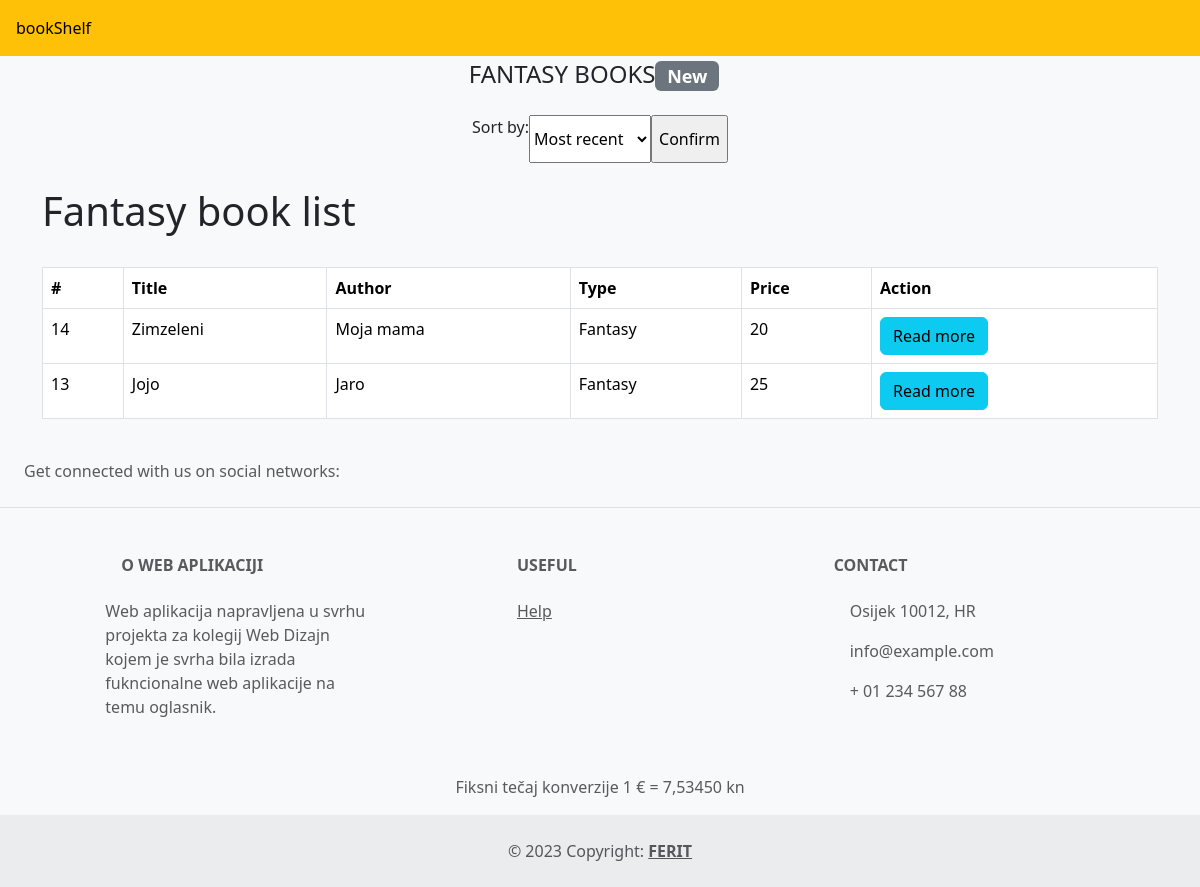
The app's page /oglasnik/fantasyPage.php with its own data.
### tables this page shows
CREATE TABLE `books` (
  `id` int(11) NOT NULL,
  `title` varchar(128) NOT NULL,
  `author` varchar(128) NOT NULL,
  `type` varchar(50) NOT NULL,
  `description` text NOT NULL,
  `price` int(50) NOT NULL,
  `pub_date` date NOT NULL DEFAULT current_timestamp(),
  `creator` varchar(128) NOT NULL,
  `contact` text NOT NULL
);

### oglasnik/fantasyPage.php (the view, shortened to what this page needs)
<!DOCTYPE html>
<html lang="en">
<head>
  <link href="https://cdn.jsdelivr.net/npm/bootstrap@5.3.2/dist/css/bootstrap.min.css" rel="stylesheet">
  <link rel="stylesheet" href="style.css">
</head>
<body class="bg-light">
    <header>
        <div class="row bg-warning p-3">
            <div class="col" id="oglasnikLink">
                <a href="index.php">bookShelf</a>
            </div>
            <div class="col"></div>
            <div class="col"></div>
            <div class="col"></div>
            <div class="col"></div>
            <div class="col"></div>
            <div class="col"></div>
            <div class="col"></div>
            <div class="col"></div>
            <div class="col"></div>
            <div class="col"></div>
            <div class="col"></div>
        </div>
    </header>
  <main>
    <article class="container-fluid mt-1 pagination justify-content-center">
      <h4>FANTASY BOOKS<span class="badge bg-secondary">New</span></h4>
    </article>
    <section class="mt-3">
      <form action="fantasyProcess.php" class="pagination justify-content-center" method="POST">
        <label for="cars">Sort by: </label>
        <select name="cars" id="cars">
          <option value="mostRecent">Most recent</option>
        </select>
        <br><br>
        <input type="submit" value="Confirm">
      </form>
    </section>
    <div class="container">
        <header class="d-flex justify-content-between my-4">
            <h1>Fantasy book list</h1>
        </header>
        <table class="table table-bordered">
            <thead>
                <tr>
                    <th>#</th>
                    <th>Title</th>
                    <th>Author</th>
                    <th>Type</th>
                    <th>Price</th>
                    <th>Action</th>
                </tr>
            </thead>
            <tbody>
                <?php
                include("connectBookDB.php");
                $sql = "SELECT * FROM books WHERE type = 'fantasy' ORDER BY pub_date DESC";
                $result = mysqli_query($conn, $sql);
                while($row = mysqli_fetch_array($result)){
                ?>
                    <tr>
                        <td><?php echo $row["id"] ?></td>
                        <td><?php echo $row["title"] ?></td>
                        <td><?php echo $row["author"] ?></td>
                        <td><?php echo $row["type"] ?></td>
                        <td><?php echo $row["price"] ?></td>
                        <td>
                            <a href="viewBook.php?id=<?php echo $row["id"]; ?>" class="btn btn-info">Read more</a>
                        </td>
                    </tr>
                <?php
                    }
                ?>
            </tbody>
        </table>
    </div>
  </main>
  <footer class="text-center text-lg-start bg-light text-muted">
    <section class="d-flex justify-content-center justify-content-lg-between p-4 border-bottom">
      <div class="me-5 d-none d-lg-block">
        <span>Get connected with us on social networks:</span>
      </div>
      <div>
      </div>
    </section>
    <section class="">
      <div class="container text-center text-md-start mt-5">
        <div class="row mt-3">
          <div class="col-md-3 col-lg-4 col-xl-3 mx-auto mb-4">
            <h6 class="text-uppercase fw-bold mb-4">
              <i class="fas fa-gem me-3"></i>O web aplikaciji
            </h6>
            <p>
              Web aplikacija napravljena u svrhu projekta za kolegij Web Dizajn kojem je svrha bila izrada fukncionalne web aplikacije na temu oglasnik.
            </p>
          </div>
          <div class="col-md-3 col-lg-2 col-xl-2 mx-auto mb-4">
            <h6 class="text-uppercase fw-bold mb-4">
              Useful
            </h6>
            <p>
              <a href="#!" class="text-reset">Help</a>
            </p>
          </div>
          <div class="col-md-4 col-lg-3 col-xl-3 mx-auto mb-md-0 mb-4">
            <h6 class="text-uppercase fw-bold mb-4">Contact</h6>
            <p><i class="fas fa-home me-3"></i> Osijek 10012, HR</p>
            <p>
              info@example.com
            </p>
            <p><i class="fas fa-phone me-3"></i> + 01 234 567 88</p>
          </div>
        </div>
        <p>
          <p class="text-center">Fiksni tečaj konverzije 1 € = 7,53450 kn</p>
        </p>
      </div>
    </section>
    <div class="text-center p-4" style="background-color: rgba(0, 0, 0, 0.05);">
      © 2023 Copyright:
      <a class="text-reset fw-bold" href="https://www.ferit.unios.hr/">FERIT</a>
    </div>
  </footer>
</body>
</html>

### records on screen
books: id "14", title "Zimzeleni", author "Moja mama", type "Fantasy", price "20"
books: id "13", title "Jojo", author "Jaro", type "Fantasy", price "25"
